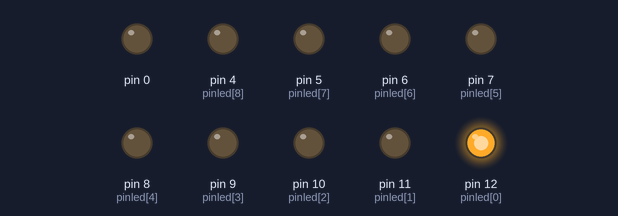
This sketch was run on a simulated Arduino Uno, built with avr-gcc and run on an emulated ATmega328P. Parts: output pins drawn as LEDs (lit = HIGH).

Above: at 0.2 s.
At 1.7 s:
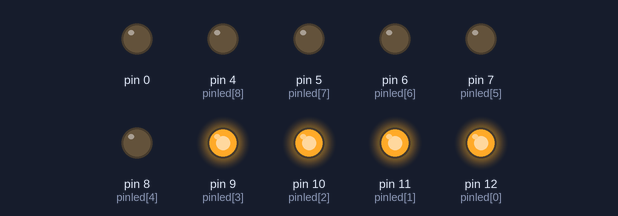
At 3.2 s:
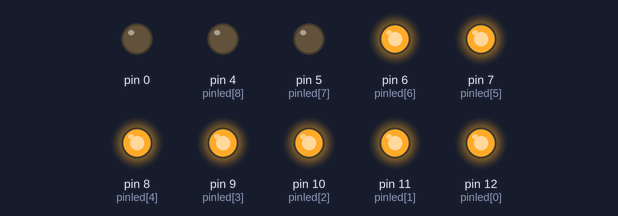
At 5.7 s:
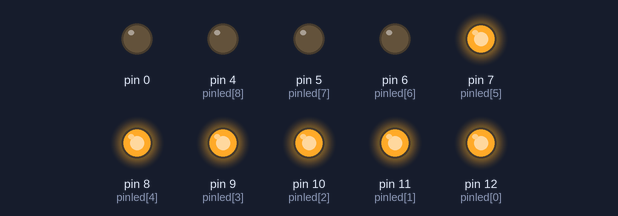
At 8.7 s:
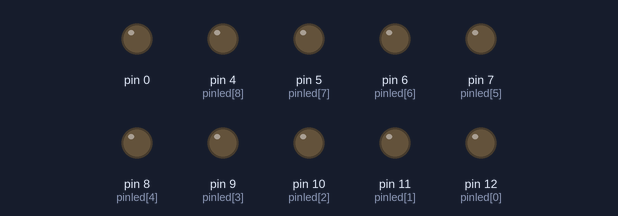
At 11.2 s:
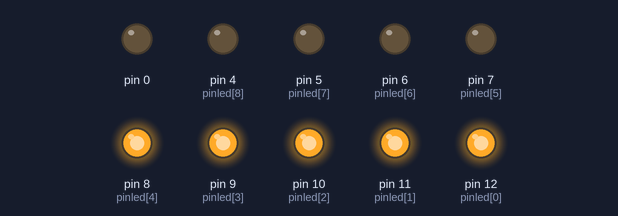
Timing chart, 0 to 11.7 s (numbered marks = the images above):
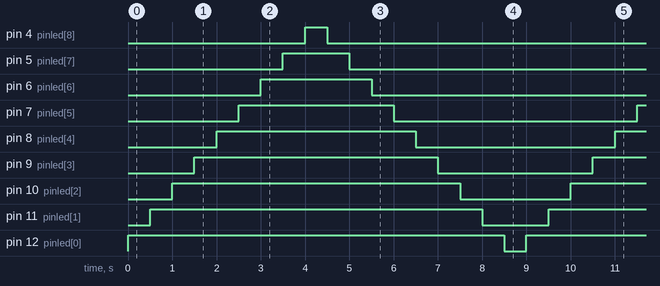

The sketch:

codigo_do_projeto_para_baixar.ino
```cpp
// C++ code
//

int pinled[9] = {12,11,10,9,8,7,6,5,4};
int nled;
void setup()
{
  int x;
  for(x=0;x<=9;x++){
  pinMode(pinled[x],OUTPUT);
  }
}

void loop()
{
  for(nled=0;nled<=8;nled++){
    digitalWrite(pinled[nled], HIGH);
    delay(500);
  }
  for(nled=8;nled>=0;nled--){
    digitalWrite(pinled[nled], LOW);
    delay(500);
  }
}

  
```

Measured:
- by itself, pin 4 (pinled[8]): alternates HIGH for 0.50 s and LOW for 8.5 s
- by itself, pin 5 (pinled[7]): alternates HIGH for 1.5 s and LOW for 7.5 s
- by itself, pin 6 (pinled[6]): alternates HIGH for 2.5 s and LOW for 6.5 s
- by itself, pin 7 (pinled[5]): alternates HIGH for 3.5 s and LOW for 5.5 s
- by itself, pin 8 (pinled[4]): alternates HIGH for 4.5 s and LOW for 4.5 s
- by itself, pin 9 (pinled[3]): alternates HIGH for 5.5 s and LOW for 3.5 s
- by itself, pin 10 (pinled[2]): alternates HIGH for 6.5 s and LOW for 2.5 s
- by itself, pin 11 (pinled[1]): alternates HIGH for 7.5 s and LOW for 1.5 s
